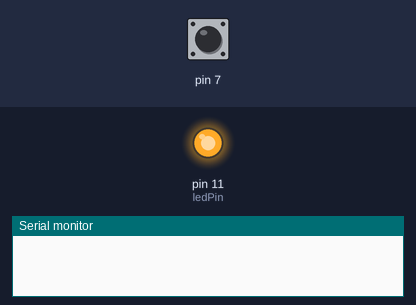
Recording of a sketch running on a simulated Arduino Uno, built with avr-gcc and run on an emulated ATmega328P. Parts: output pins drawn as LEDs (lit = HIGH), the last lines printed to the serial monitor. Dashed ring = blinking. The inputs (shaded band) are chosen by the test bench; at power-on: pin 7 HIGH.

Above: at 1.2 s.
1.3 s: pin 7 pulled LOW for 1 s
At 1.62 s:
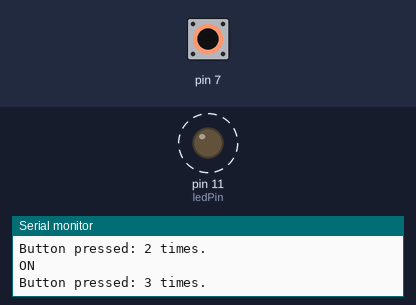
3.8 s: pin 7 pulled LOW for 0.15 s
At 4.8 s:
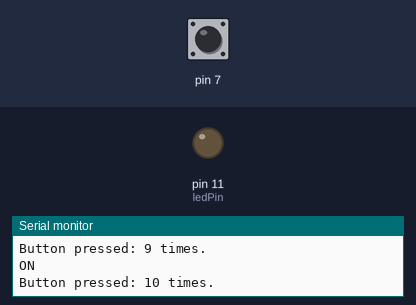
5.4 s: pin 7 pulled LOW for 3.2 s
At 5.98 s:
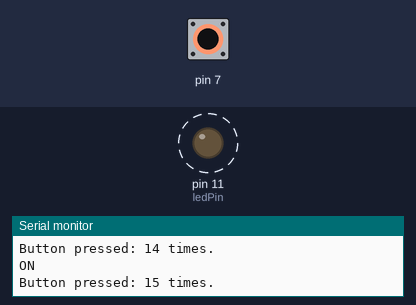
Timing chart, 0 to 9.9 s (numbered marks = the images above; inputs shaded):
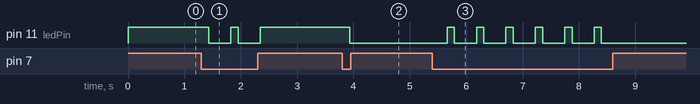

Measured:
- after the input at 1.3 s, pin 11 (ledPin): alternates HIGH for 0.13 s and LOW for 0.39 s, 4 changes in all, then stays HIGH, starting after 0.13 s
- after the input at 3.8 s, pin 11 (ledPin): HIGH → LOW after 0.13 s
- after the input at 5.4 s, pin 11 (ledPin): alternates HIGH for 0.13 s and LOW for 0.39 s, 12 changes in all, then stays LOW, starting after 0.26 s

The sketch:

o4.ino
```cpp
// Økt 3

/*
  Undersøke registrering av knappetrykk.
*/

const int ledPin = 11;

struct Button {
  int pin;
  int lastState;
  int state;
  int count;
};

Button button = {7, HIGH};

void setup() {
  Serial.begin(9600);
  pinMode(button.pin, INPUT_PULLUP);
  pinMode(ledPin, OUTPUT);
}

void loop() {
  stateChange();
  controlLED();
}

void stateChange() {
  button.state = digitalRead(button.pin);

  if (button.state != button.lastState) {
    if(button.state == LOW) {
        button.count++;

        Serial.println("ON");
        Serial.print("Button pressed: ");
        Serial.print(button.count);
        Serial.println(" times.");
    } else {
        Serial.println("off");
    }
    delay(130); // måtte høy verdig til for å få det til å funke ok
  }
}

void controlLED() {
  if (button.count % 4 == 0) {
    digitalWrite(ledPin, HIGH);
  } else {
    digitalWrite(ledPin, LOW);
  }
}
```
